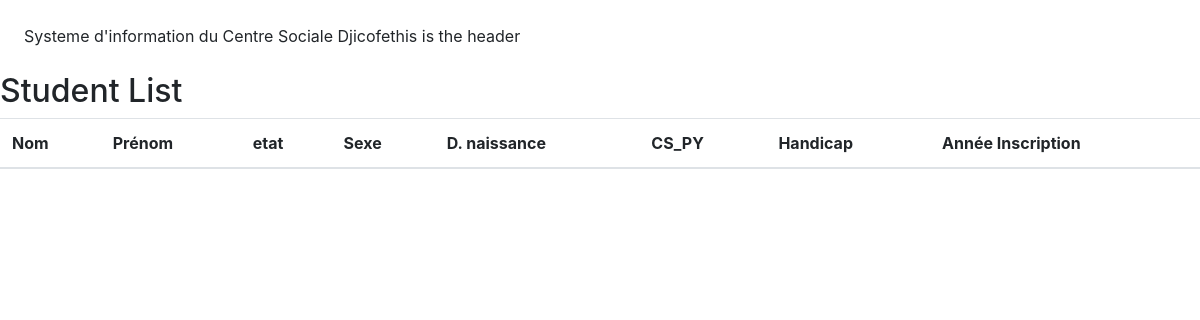
The page /homepage/acceuil/3/students/ on the database as committed earlier.
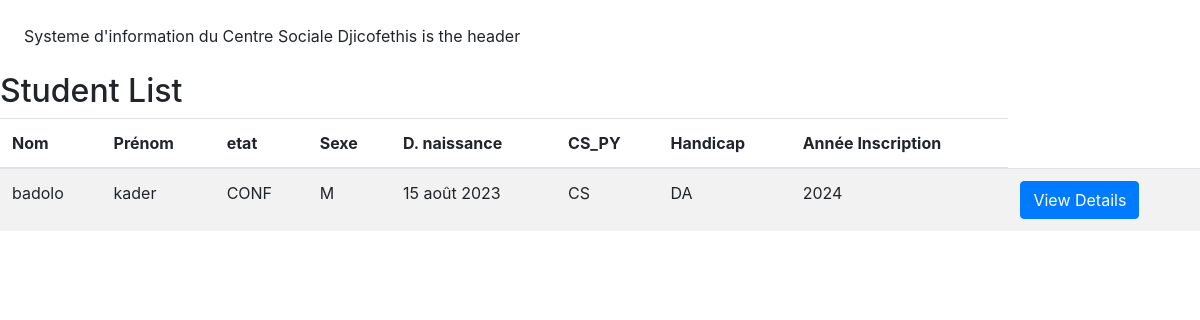
The same page on the database as committed later.
### scuelo/models.py (models this page shows, shortened)
class Eleve(models.Model):
    nom = models.CharField(max_length=34, null=False)
    prenom = models.CharField(max_length=34, null=False)
    date_enquete = models.DateTimeField(blank=True)  # is  added right after
    condition_eleve = models.CharField(
        max_length=4,
        choices=CONDITION_ELEVE
    )
    sex = models.CharField(max_length=1, choices=SEX)
    date_naissance = models.DateField()
    cs_py = models.CharField(max_length=6, choices=CS_PY)
    hand = models.CharField(max_length=2, choices=HAND, default="")
    annee_inscr = models.CharField(max_length=4)  # the inscrption year
    parent = models.CharField(max_length=34, null=False)
    tel_parent = models.CharField(max_length=24, null=False)
    note_eleve = models.CharField(max_length=240, blank=True, default='')
    classe_nass = models.ForeignKey(Classe ,  on_delete=models.PROTECT   )
    '''
    def save(self, *args, **kwargs):
        super().save(*args, **kwargs)
        messages.success(request, f'vous avez enregister l\'eleve {self.nom} {self.prenom} de la classe  de  {self.nom_classe}')
    '''
    class Meta:
        verbose_name = 'Eleve'
        verbose_name_plural = 'Eleves'

### scuelo/views.py (the view)
# urls.py: path('acceuil/<int:classe_id>/students/', student_list, name='student_list'),
def student_list(request, classe_id):
    classe = get_object_or_404(Classe, pk=classe_id)
    students = classe.eleve_set.all()
    return render(request, 'scuelo/eleveperclasse.html', {'classe': classe, 'students': students})

### scuelo/templates/scuelo/eleveperclasse.html (shortened to what this page needs)
{% extends 'layout.html' %}
        {% block header %}
    <header>
   <div class="head  color-red p-4">
    Systeme  d'information du Centre Sociale Djicofethis is the header
   </div>
  </header>
        {% endblock header %}
{% block content %}
<div class=" ">
  <h2>Student List</h2>
  <table class="table table-striped">
    <thead>
      <tr>
        <th>Nom</th>
        <th>Prénom</th>
        <th>etat</th>
        <th>Sexe</th>
        <th>D. naissance</th>
        <th>CS_PY</th>
        <th>Handicap</th>
        <th>Année Inscription</th>
      </tr>
    </thead>
    <tbody>
      {% for student in students %}
      <tr>
        <td>{{ student.nom }}</td>
        <td>{{ student.prenom }}</td>
        <td>{{ student.condition_eleve }}</td>
        <td>{{ student.sex }}</td>
        <td>{{ student.date_naissance }}</td>
        <td>{{ student.cs_py }}</td>
        <td>{{ student.hand }}</td>
        <td>{{ student.annee_inscr }}</td>
        <td>
          <a href="{% url 'student_detail' student.pk %}" class="btn btn-primary">View Details</a>
        </td>
      </tr>
      {% endfor %}
    </tbody>
  </table>
</div>
{% endblock %}

Rows that differ between the two databases and show on the page:
now on this page (row edited): Eleve: nom "badolo", prenom "kader", condition_eleve "CONF", sex "M", date_naissance "15 août 2023", cs_py "CS", hand "DA", annee_inscr "2024"
